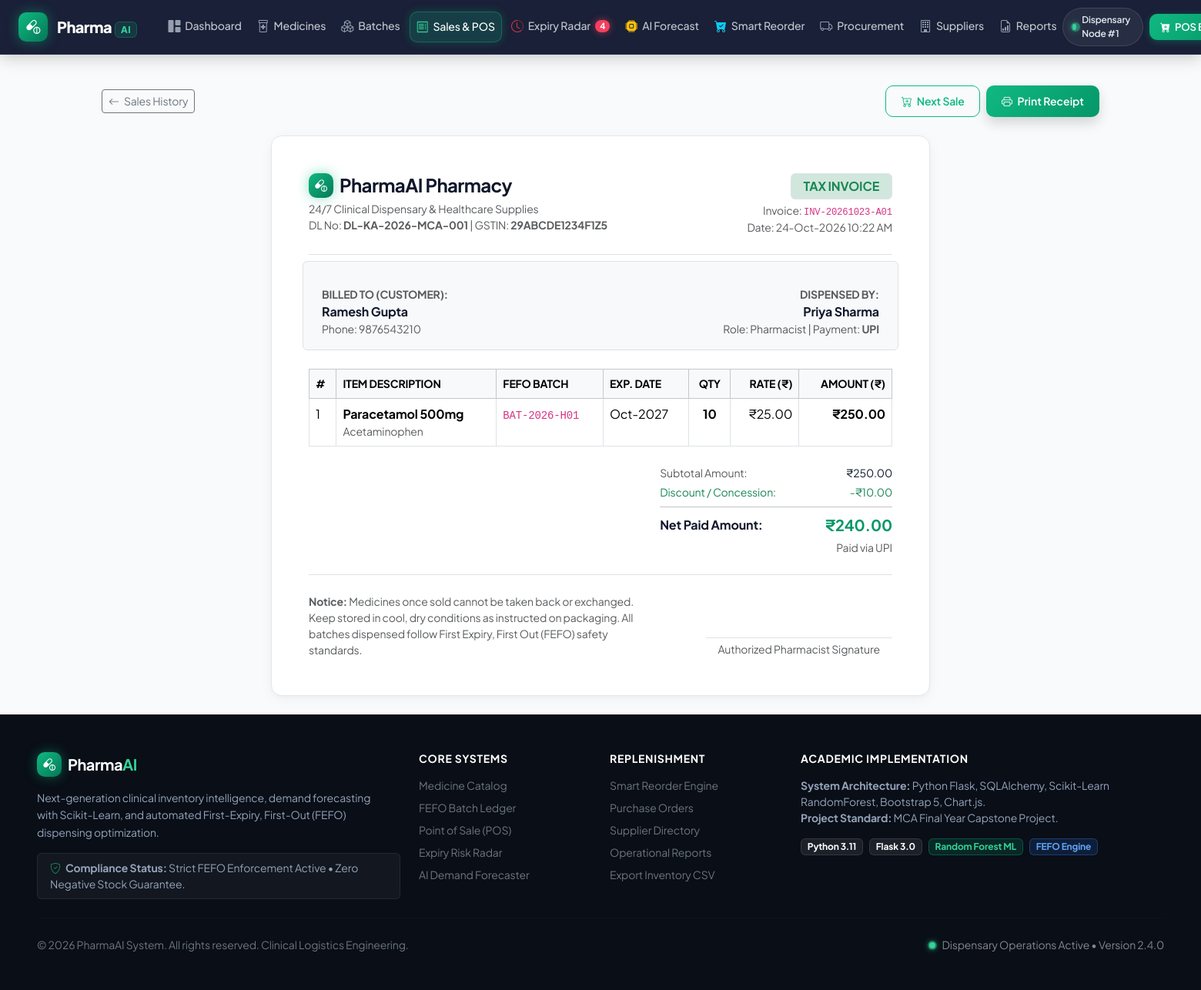
Screenshot of /sales/1/receipt (signed in) with the database file from the repository.
### models/sale.py (models this page shows, shortened)
class Sale(db.Model):
    __tablename__ = "sales"
    id = db.Column(db.Integer, primary_key=True)
    invoice_number = db.Column(db.String(50), unique=True, nullable=False, index=True)
    customer_name = db.Column(db.String(120), nullable=False, default="Walk-in Customer")
    customer_phone = db.Column(db.String(20), nullable=True)
    user_id = db.Column(db.Integer, db.ForeignKey("users.id"), nullable=True)
    total_amount = db.Column(db.Float, nullable=False, default=0.0)
    discount_amount = db.Column(db.Float, nullable=False, default=0.0)
    final_amount = db.Column(db.Float, nullable=False, default=0.0)
    payment_mode = db.Column(
        db.String(30), nullable=False, default="Cash"
    )  # 'Cash', 'Card', 'UPI'
    sale_date = db.Column(db.DateTime, default=datetime.utcnow, nullable=False, index=True)
    created_at = db.Column(db.DateTime, default=datetime.utcnow, nullable=False)
    items = db.relationship(
        "SaleItem", backref="sale", lazy="dynamic", cascade="all, delete-orphan"
    )

class SaleItem(db.Model):
    __tablename__ = "sale_items"
    id = db.Column(db.Integer, primary_key=True)
    sale_id = db.Column(db.Integer, db.ForeignKey("sales.id"), nullable=False, index=True)
    medicine_id = db.Column(
        db.Integer, db.ForeignKey("medicines.id"), nullable=False, index=True
    )
    batch_id = db.Column(db.Integer, db.ForeignKey("batches.id"), nullable=False, index=True)
    quantity = db.Column(db.Integer, nullable=False)
    unit_price = db.Column(db.Float, nullable=False)
    subtotal = db.Column(db.Float, nullable=False)

### models/user.py (models this page shows, shortened)
class User(UserMixin, db.Model):
    __tablename__ = "users"
    id = db.Column(db.Integer, primary_key=True)
    username = db.Column(db.String(80), unique=True, nullable=False, index=True)
    email = db.Column(db.String(120), unique=True, nullable=False, index=True)
    password_hash = db.Column(db.String(255), nullable=False)
    full_name = db.Column(db.String(120), nullable=False)
    role = db.Column(
        db.String(20), nullable=False, default="Pharmacist"
    )  # 'Admin', 'Pharmacist', 'Staff'
    is_active = db.Column(db.Boolean, default=True, nullable=False)
    created_at = db.Column(db.DateTime, default=datetime.utcnow, nullable=False)
    updated_at = db.Column(
        db.DateTime, default=datetime.utcnow, onupdate=datetime.utcnow, nullable=False
    )
    sales = db.relationship("Sale", backref="cashier", lazy="dynamic")
    purchase_orders = db.relationship("PurchaseOrder", backref="created_by_user", lazy="dynamic")

### models/medicine.py (models this page shows, shortened)
class Medicine(db.Model):
    __tablename__ = "medicines"
    id = db.Column(db.Integer, primary_key=True)
    name = db.Column(db.String(150), nullable=False, index=True)
    generic_name = db.Column(db.String(150), nullable=False, index=True)
    category = db.Column(db.String(80), nullable=False, index=True)
    dosage_form = db.Column(db.String(50), nullable=False)  # Tablet, Capsule, Syrup, etc.
    strength = db.Column(db.String(50), nullable=True)  # e.g., 500mg, 10mg/5ml
    unit = db.Column(db.String(30), nullable=False, default="Strip")  # Strip, Box, Bottle, Vial
    pack_size = db.Column(
        db.Integer, nullable=False, default=10
    )  # Minimum pack bundle for ordering
    reorder_level = db.Column(
        db.Integer, nullable=False, default=50
    )  # Static baseline reorder trigger
    supplier_id = db.Column(db.Integer, db.ForeignKey("suppliers.id"), nullable=True)
    is_active = db.Column(db.Boolean, default=True, nullable=False)
    created_at = db.Column(db.DateTime, default=datetime.utcnow, nullable=False)
    updated_at = db.Column(
        db.DateTime, default=datetime.utcnow, onupdate=datetime.utcnow, nullable=False
    )
    batches = db.relationship(
        "Batch", backref="medicine", lazy="dynamic", cascade="all, delete-orphan"
    )
    daily_sales = db.relationship(
        "DailyMedicineSales", backref="medicine", lazy="dynamic", cascade="all, delete-orphan"
    )
    predictions = db.relationship(
        "DemandPrediction", backref="medicine", lazy="dynamic", cascade="all, delete-orphan"
    )
    stock_movements = db.relationship(
        "StockMovement", backref="medicine", lazy="dynamic", cascade="all, delete-orphan"
    )
    po_items = db.relationship("PurchaseOrderItem", backref="medicine", lazy="dynamic")
    sale_items = db.relationship("SaleItem", backref="medicine", lazy="dynamic")
    @property
    def usable_stock(self) -> int:
        today = date.today()
        usable_batches = [
            b for b in self.batches if b.current_quantity > 0 and b.expiry_date > today
        ]
        return sum(b.current_quantity for b in usable_batches)
    @property
    def is_low_stock(self) -> bool:
        return self.usable_stock <= self.reorder_level

### models/batch.py (models this page shows, shortened)
class Batch(db.Model):
    __tablename__ = "batches"
    id = db.Column(db.Integer, primary_key=True)
    medicine_id = db.Column(
        db.Integer, db.ForeignKey("medicines.id"), nullable=False, index=True
    )
    batch_number = db.Column(db.String(80), nullable=False, index=True)
    expiry_date = db.Column(db.Date, nullable=False, index=True)
    purchase_date = db.Column(db.Date, default=date.today, nullable=False)
    purchase_price = db.Column(db.Float, nullable=False, default=0.0)
    selling_price = db.Column(db.Float, nullable=False, default=0.0)
    initial_quantity = db.Column(db.Integer, nullable=False)
    current_quantity = db.Column(db.Integer, nullable=False)
    status = db.Column(
        db.String(30), nullable=False, default="Active"
    )  # 'Active', 'Expiring Soon', 'Expired', 'Depleted'
    created_at = db.Column(db.DateTime, default=datetime.utcnow, nullable=False)
    stock_movements = db.relationship("StockMovement", backref="batch", lazy="dynamic")
    sale_items = db.relationship("SaleItem", backref="batch", lazy="dynamic")

### routes/sales_routes.py (the view)
@sales_bp.route("/<int:id>/receipt")
@login_required
def receipt(id: int):
    sale = Sale.query.get_or_404(id)
    return render_template("sales/receipt.html", sale=sale)

### templates/sales/receipt.html (shortened to what this page needs)
{% extends "base.html" %}
{% block content %}
<div class="container py-4">
  <div class="d-flex justify-content-between align-items-center mb-4 no-print">
    <a href="{{ url_for('sales.index') }}" class="btn btn-outline-secondary btn-sm">
      <i class="bi bi-arrow-left me-1"></i> Sales History
    </a>
    <div class="d-flex gap-2">
      <a href="{{ url_for('sales.create') }}" class="btn btn-outline-emerald btn-sm">
        <i class="bi bi-cart-plus me-1"></i> Next Sale
      </a>
      <button onclick="window.print()" class="btn btn-emerald btn-sm shadow">
        <i class="bi bi-printer me-1"></i> Print Receipt
      </button>
    </div>
  </div>
  <div class="row justify-content-center">
    <div class="col-lg-8">
      <div class="card-modern p-4 p-sm-5 receipt-box bg-white">
        <div class="d-flex justify-content-between align-items-start border-bottom pb-4 mb-4">
          <div>
            <div class="d-flex align-items-center gap-2 mb-1">
              <div class="brand-icon-wrapper" style="width: 32px; height: 32px; font-size: 1rem;">
                <i class="bi bi-capsule-pill"></i>
              </div>
              <h4 class="fw-bold text-navy mb-0">PharmaAI Pharmacy</h4>
            </div>
            <div class="small text-muted">24/7 Clinical Dispensary & Healthcare Supplies</div>
            <div class="small text-muted">DL No: <strong>DL-KA-2026-MCA-001</strong> | GSTIN: <strong>29ABCDE1234F1Z5</strong></div>
          </div>
          <div class="text-end">
            <span class="badge bg-success-subtle text-success fs-6 fw-bold px-3 py-2 border mb-1">TAX INVOICE</span>
            <div class="small text-muted">Invoice: <code>{{ sale.invoice_number }}</code></div>
            <div class="small text-muted">Date: {{ sale.sale_date.strftime('%d-%b-%Y %I:%M %p') }}</div>
          </div>
        </div>
        <div class="row g-3 mb-4 p-3 rounded bg-light border">
          <div class="col-sm-6">
            <span class="small text-muted text-uppercase fw-bold d-block">Billed To (Customer):</span>
            <div class="fw-bold text-navy">{{ sale.customer_name }}</div>
            <div class="small text-muted">Phone: {{ sale.customer_phone or 'Walk-in / Not Provided' }}</div>
          </div>
          <div class="col-sm-6 text-sm-end">
            <span class="small text-muted text-uppercase fw-bold d-block">Dispensed By:</span>
            <div class="fw-bold text-navy">{{ sale.cashier.full_name if sale.cashier else 'System Cashier' }}</div>
            <div class="small text-muted">Role: {{ sale.cashier.role if sale.cashier else 'Staff' }} | Payment: <strong>{{ sale.payment_mode }}</strong></div>
          </div>
        </div>
        <div class="table-responsive mb-4">
          <table class="table table-bordered mb-0">
            <thead class="table-light">
              <tr class="small text-uppercase">
                <th>#</th>
                <th>Item Description</th>
                <th>FEFO Batch</th>
                <th>Exp. Date</th>
                <th class="text-center">Qty</th>
                <th class="text-end">Rate (₹)</th>
                <th class="text-end">Amount (₹)</th>
              </tr>
            </thead>
            <tbody>
              {% for item in sale.items %}
                <tr>
                  <td>{{ loop.index }}</td>
                  <td>
                    <strong>{{ item.medicine.name if item.medicine else 'Unknown' }}</strong>
                    <div class="small text-muted">{{ item.medicine.generic_name if item.medicine else '' }}</div>
                  </td>
                  <td><code>{{ item.batch.batch_number if item.batch else 'N/A' }}</code></td>
                  <td>{{ item.batch.expiry_date.strftime('%b-%Y') if item.batch else 'N/A' }}</td>
                  <td class="text-center fw-bold">{{ item.quantity }}</td>
                  <td class="text-end">₹{{ "{:,.2f}".format(item.unit_price) }}</td>
                  <td class="text-end fw-bold">₹{{ "{:,.2f}".format(item.subtotal) }}</td>
                </tr>
              {% endfor %}
            </tbody>
          </table>
        </div>
        <div class="row justify-content-end mb-4">
          <div class="col-md-5">
            <div class="d-flex justify-content-between mb-1 small">
              <span class="text-muted">Subtotal Amount:</span>
              <span>₹{{ "{:,.2f}".format(sale.total_amount) }}</span>
            </div>
            {% if sale.discount_amount > 0 %}
              <div class="d-flex justify-content-between mb-1 small text-success">
                <span>Discount / Concession:</span>
                <span>-₹{{ "{:,.2f}".format(sale.discount_amount) }}</span>
              </div>
            {% endif %}
            <hr class="my-2">
            <div class="d-flex justify-content-between align-items-center">
              <span class="fw-bold text-navy fs-6">Net Paid Amount:</span>
              <span class="fw-bold text-emerald fs-5">₹{{ "{:,.2f}".format(sale.final_amount) }}</span>
            </div>
            <div class="text-end small text-muted mt-1">Paid via {{ sale.payment_mode }}</div>
          </div>
        </div>
        <div class="border-top pt-4">
          <div class="row align-items-end g-3">
            <div class="col-sm-7">
              <div class="small text-muted lh-base">
                <strong>Notice:</strong> Medicines once sold cannot be taken back or exchanged. Keep stored in cool, dry conditions as instructed on packaging. All batches dispensed follow First Expiry, First Out (FEFO) safety standards.
              </div>
            </div>
            <div class="col-sm-5 text-center text-sm-end">
              <div style="height: 45px;"></div>
              <div class="border-top pt-1 small text-muted d-inline-block px-3">
                Authorized Pharmacist Signature
              </div>
            </div>
          </div>
        </div>
      </div>
    </div>
  </div>
</div>
{% endblock %}

### static/css/style.css (style rules this page uses)
:root { --primary-emerald: #059669; --primary-emerald-hover: #047857; --emerald-500: #10b981; --emerald-400: #34d399; --emerald-100: #d1fae5; --emerald-50: #ecfdf5; --obsidian: #090e17; --dark-navy: #0f172a; --navy-800: #1e293b; --navy-700: #334155; --navy-600: #475569; --blue-600: #2563eb; --blue-500: #3b82f6; --blue-50: #eff6ff; --cyan-500: #06b6d4; --cyan-50: #ecfeff; --warning-amber: #f59e0b; --warning-amber-dark: #d97706; --warning-bg: #fffbeb; --alert-red: #f43f5e; --alert-red-dark: #e11d48; --alert-bg: #fff1f2; --text-main: #0f172a; --text-muted: #64748b; --text-subtle: #94a3b8; --bg-canvas: #f8fafc; --bg-surface: #ffffff; --border-color: #e2e8f0; --border-subtle: #f1f5f9; --shadow-sm: 0 1px 2px 0 rgba(15, 23, 42, 0.05); --shadow-card: 0 4px 20px -2px rgba(15, 23, 42, 0.05), 0 2px 6px -1px rgba(15, 23, 42, 0.03); --shadow-card-hover: 0 16px 32px -4px rgba(15, 23, 42, 0.09), 0 4px 12px -2px rgba(15, 23, 42, 0.04); --shadow-dropdown: 0 20px 25px -5px rgba(15, 23, 42, 0.15), 0 8px 10px -6px rgba(15, 23, 42, 0.1); --shadow-glow-emerald: 0 0 24px rgba(16, 185, 129, 0.35); --radius-xs: 6px; --radius-sm: 10px; --radius-md: 14px; --radius-lg: 20px; --radius-pill: 9999px; }
body { font-family: 'Plus Jakarta Sans', -apple-system, BlinkMacSystemFont, 'Segoe UI', Roboto, Helvetica, Arial, sans-serif; background-color: var(--bg-canvas); color: var(--text-main); min-height: 100vh; display: flex; flex-direction: column; letter-spacing: -0.01em; -webkit-font-smoothing: antialiased; -moz-osx-font-smoothing: grayscale; }
h1, h2, h3, h4, h5, h6 { color: var(--dark-navy); font-weight: 700; letter-spacing: -0.025em; }
a { color: var(--primary-emerald); text-decoration: none; transition: all 0.2s cubic-bezier(0.4, 0, 0.2, 1); }
.brand-icon-wrapper { width: 38px; height: 38px; background: linear-gradient(135deg, var(--emerald-500), #047857); color: white; display: flex; align-items: center; justify-content: center; border-radius: var(--radius-sm); box-shadow: 0 0 16px rgba(16, 185, 129, 0.45); font-size: 1.15rem; transition: transform 0.25s ease; }
.card-modern { background: #ffffff; border: 1px solid var(--border-color); border-radius: var(--radius-md); box-shadow: var(--shadow-card); transition: all 0.25s ease; overflow: hidden; }
.btn-emerald { background: linear-gradient(135deg, var(--emerald-500), #059669); border: none; color: #ffffff; font-weight: 600; border-radius: var(--radius-sm); padding: 0.6rem 1.25rem; transition: all 0.2s cubic-bezier(0.4, 0, 0.2, 1); box-shadow: 0 2px 8px rgba(16, 185, 129, 0.3); }
.btn-outline-emerald { border: 1.5px solid var(--emerald-500); color: var(--emerald-500); background: transparent; font-weight: 600; border-radius: var(--radius-sm); padding: 0.55rem 1.2rem; transition: all 0.2s ease; }
.text-emerald { color: var(--primary-emerald) !important; }
.card-modern, .feature-card-modern, .bento-kpi-card { transition: transform 0.28s cubic-bezier(0.16, 1, 0.3, 1), box-shadow 0.28s ease, border-color 0.28s ease !important; }

### rows the page displays
Sale: invoice_number "INV-20261023-A01", sale_date "24-Oct-2026 10:22 AM", customer_name "Ramesh Gupta", customer_phone "9876543210", payment_mode "UPI", total_amount "250.00", discount_amount "10.00", final_amount "240.00"
User: cashier "Priya Sharma", cashier "Pharmacist"
SaleItem: medicine "Paracetamol 500mg", medicine "Acetaminophen", batch "BAT-2026-H01", batch.expiry_date "Oct-2027", quantity "10", unit_price "25.00", subtotal "250.00"

### other values shown
{{ critical_expiry_count }} "4"
